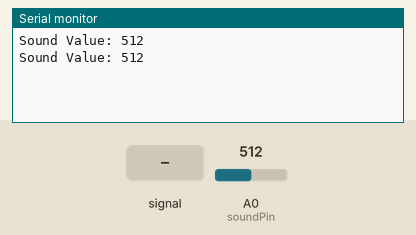
Bench run of a sketch on a simulated Arduino Uno, built with avr-gcc and run on an emulated ATmega328P. Shown: the last lines printed to the serial monitor. Inputs (shaded band) come from the test bench; at power-on: A0 (soundPin) = 512.

Above: at 1.8 s.
1.9 s: A0 (soundPin) fed a 200 Hz sine of ±81 counts around its level
At 2.7 s:
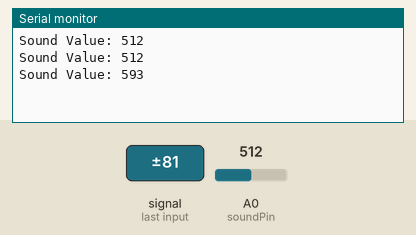
3.4 s: A0 (soundPin) set to 716
At 4.7 s:
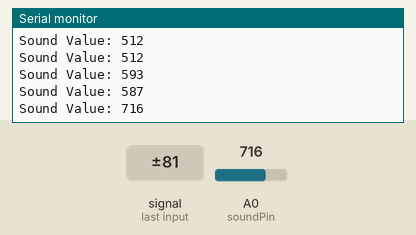
4.9 s: A0 (soundPin) fed a 1000 Hz sine of ±255 counts around its level
At 5.8 s:
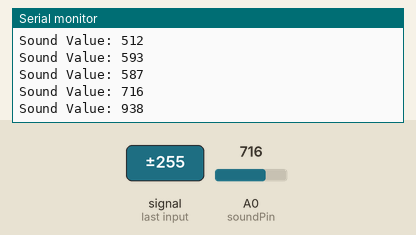
6.4 s: A0 (soundPin) set to 900
At 7.8 s:
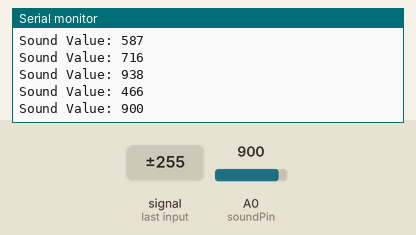
Timing chart, 0 to 8.9 s (numbered marks = the images above; inputs shaded):
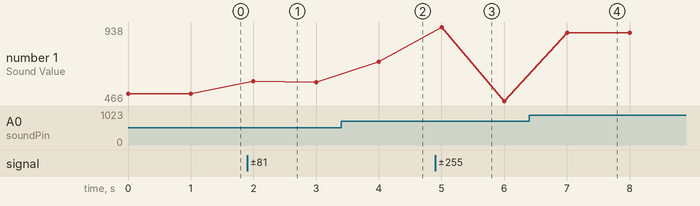

The sketch:

sound_sensor.ino
```cpp
const int soundPin = A0; // Connect the sound sensor to analog pin A0

void setup() {
  Serial.begin(9600); // Initialize serial communication
}

void loop() {
  int soundValue = analogRead(soundPin); // Read the analog value from the sensor
  Serial.print("Sound Value: ");
  Serial.println(soundValue);
  delay(1000); // Wait for 1 second before reading again
}
```

Measured:
- after the input at 1.9 s, the serial monitor: prints a new line after 0.10 s (image 1)
- after the input at 3.4 s, the serial monitor: prints a new line after 0.60 s (image 2)
- after the input at 4.9 s, the serial monitor: prints a new line after 0.10 s (image 3)
- after the input at 6.4 s, the serial monitor: prints a new line after 0.60 s (image 4)
- plotted number 1: 512 → 587 after the input at 1.9 s, 587 → 716 after the input at 3.4 s, 716 → 466 after the input at 4.9 s, 466 → 900 after the input at 6.4 s
